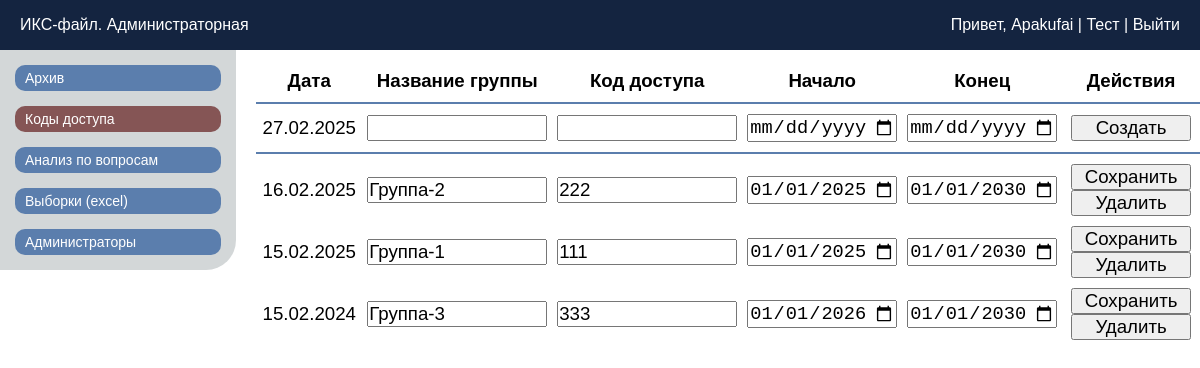
Page /cab_codes (signed in) on the committed database.
### tables this page shows
CREATE TABLE ISeC_accessCodes (
    codeId TEXT PRIMARY KEY,
    testGroup TEXT UNIQUE,
    code TEXT UNIQUE,
    dateFrom TEXT,
    dateUntil TEXT
);

### app.py (the view)
@app.route('/cab_codes')
def cab_codes():
    if 'adminName' not in session:
        return redirect(url_for('cab_login'))
    conn = get_db_connection()
    cursor = conn.cursor()
    cursor.execute("SELECT codeId, testGroup, code, dateFrom, dateUntil FROM ISeC_accessCodes")
    access_codes = cursor.fetchall()
    conn.close()
    codes_list = []
    for row in access_codes:
        codes_list.append({
            'code_id': row[0],
            'test_group': row[1],
            'code': row[2],
            'start_date': datetime.strptime(row[3], '%Y-%m-%d').date().strftime('%Y-%m-%d'),
            'end_date': datetime.strptime(row[4], '%Y-%m-%d').date().strftime('%Y-%m-%d')
        })
    def sort_key(item):
        date_str = item['test_group'][:10]  # Берем первые 10 символов
        group_name_str = item['test_group'][11:]  # От 10 до последнего символа
        date_parts = date_str.split('.')  # Разбиваем по точкам
        formatted_date = f"{date_parts[2]}{date_parts[1]}{date_parts[0]}"  # YYYYMMDD
        return (formatted_date, group_name_str)  # Сначала по дате, потом по имени группы
    sorted_codes_list = sorted(codes_list, key=sort_key)
    sorted_codes_list.sort(key=lambda x: x['test_group'][:10], reverse=True)
    return render_template('cab_codes.html', accessRows=sorted_codes_list)

### app.py (called while the page is built)
def get_db_connection():
    try:
        db_path = os.path.join(os.path.dirname(__file__), 'database/ISeC_database.db')
        if not os.path.exists(db_path):
            print(f"База данных не найдена по пути: {db_path}")
        print("Попытка подключения к базе данных...")
        conn = sqlite3.connect(db_path)  # Укажите путь к вашей базе данных
        conn.row_factory = sqlite3.Row  # Позволяет обращаться к столбцам по именам
        print("Подключение успешно.")
        return conn
    except sqlite3.Error as e:
        print(f"Ошибка подключения к базе данных: {e}")
        return None

### templates/cab_codes.html (shortened to what this page needs)
<!doctype html>
<html lang="ru">
<head>
	<link rel="stylesheet" href="{{ url_for('static', filename='css/style_adminCab.css') }}">
</head>
<body>
	<header class="header">
		<div class="header_ISeC">ИКС-файл. Администраторная</div>
		<div class="header_admin">
			<span>
				Привет, <a href="{{ url_for('index') }}">{{ session['adminName'] }}</a> |
				<a href="{{ url_for('index') }}">Тест</a> |
				<a href="{{ url_for('cab_logout') }}">Выйти</a>
			</span>
		</div>
	</header>
	<main class="main">
		<div class="side_menu">
			<button class="btn_sidelink" onclick="window.location.href='http://127.0.0.1:5000/cab_archive'">
				Архив
			</button>
			<button class="btn_sidelink_actual" onclick="window.location.href='http://127.0.0.1:5000/cab_codes'">
				Коды доступа
			</button>
			<button class="btn_sidelink" onclick="window.location.href='http://127.0.0.1:5000/cab_analysis'">
				Анализ по вопросам
			</button>
			<button class="btn_sidelink" onclick="window.location.href='http://127.0.0.1:5000/cab_excelgen'">
				Выборки (excel)
			</button>
			<button class="btn_sidelink" onclick="window.location.href='http://127.0.0.1:5000/cab_admins'">
				Администраторы
			</button>
		</div>
		<div class="central_codes">
			<table>
				<thead>
					<tr class="entrycode_head">
						<th class="entrycode_head_th_0">
							<p>Дата</p>
						</th>
						<th class="entrycode_head_th_1">
							<p>Название группы</p>
						</th>
						<th class="entrycode_head_th_2">
							<p>Код доступа</p>
						</th>
						<th class="entrycode_head_th_3">
							<p>Начало</p>
						</th>
						<th class="entrycode_head_th_4">
							<p>Конец</p>
						</th>
						<th colspan="2" class="entrycode_head_th_5">
							<p>Действия</p>
						</th>
					</tr>
				</thead>
				<tbody>
					<tr class="entrycode_block_create">
						<td class="entrycode_block_td_0" id="entrycode_block_td_0">
						</td>
						<td class="entrycode_block_td_1">
							<input type="text" name="test_group">
						</td>
						<td class="entrycode_block_td_2">
							<input type="text" name="code">
						</td>
						<td class="entrycode_block_td_3">
							<input type="date" name="start_date">
						</td>
						<td class="entrycode_block_td_4">
							<input type="date" name="end_date">
						</td>
						<td class="entrycode_block_td_5">
							<button onclick="createCode(this)">Создать</button>
						</td>
					</tr>
					{% for accessRow in accessRows %}
					<tr class="entrycode_block">
						<td class="entrycode_block_td_0">
							{{ accessRow.test_group[:10] }}
						</td>
						<td class="entrycode_block_td_1">
							<input type="text" name="test_group" value="{{ accessRow.test_group[11:] }}">
						</td>
						<td class="entrycode_block_td_2">
							<input type="text" name="code" value="{{ accessRow.code }}">
						</td>
						<td class="entrycode_block_td_3">
							<input type="date" name="start_date" value="{{ accessRow.start_date }}">
						</td>
						<td class="entrycode_block_td_4">
							<input type="date" name="end_date" value="{{ accessRow.end_date }}">
						</td>
						<td class="entrycode_block_td_5">
							<button code_id="{{ accessRow.code_id }}" onclick="updateCode(this)">Сохранить</button>
							<button code_id="{{ accessRow.code_id }}" test_group="{{ accessRow.test_group }}"
								onclick="deleteCode(this)">Удалить</button>
						</td>
					</tr>
					{% endfor %}
				</tbody>
			</table>
		</div>
	</main>
</body>
</html>

### static/css/style_adminCab.css (style rules this page uses)
* { margin: 0; padding: 0; box-sizing: border-box; }
body { font-family: Arial, sans-serif; background-color: #ffffff; }
.header { width: 100%; height: 50px; display: flex; justify-content: space-between; align-items: center; padding: 0 10px; color: #ffffff; background-color: #142440; }
.header_ISeC { padding-left: 10px; }
.header_admin { text-align: right; padding-right: 10px; }
a { text-decoration: none; color: inherit; background-color: transparent; }
.main { display: flex; flex-direction: row; }
.side_menu { padding-top: 15px; display: flex; flex-direction: column; width: 250px; background-color: #d3d7d8; height: 220px; gap: 15px; border-bottom-right-radius: 30px; }
.btn_sidelink { color: #ffffff; background-color: #5b7ead; text-align: left; font-size: 14px; margin: 0 15px; padding: 5px 0 5px 10px; border-radius: 10px; border: none; cursor: pointer; }
.btn_sidelink_actual { color: #ffffff; background-color: #855555; text-align: left; font-size: 14px; margin: 0 15px; padding: 5px 0 5px 10px; border-radius: 10px; border: none; cursor: pointer; }
.entrycode_head, .entrycode_block_create td { border-bottom: 2px solid #5b7ead; }
.entrycode_block_create td { padding: 10px 5px; }
.entrycode_head * { padding-bottom: 5px; }
.entrycode_block td { padding-top: 10px; }
.central_codes * { border-collapse: collapse; font-size: 14pt; }
.central_codes table { margin: 20px 0 0 20px; }
.entrycode_head_th_0 { width: 120px; }
.entrycode_block_td_0 { padding: 0 5px; text-align: center; }
.entrycode_head_th_1, .entrycode_block_td_1 input { width: 180px; }
.entrycode_block_td_1 { padding: 0 5px; }
.entrycode_head_th_2, .entrycode_block_td_2 input { width: 180px; }
.entrycode_block_td_2 { padding: 0 5px; }
.entrycode_head_th_3, .entrycode_block_td_3 input { width: 150px; }
.entrycode_block_td_3 { padding: 0 5px; }
.entrycode_head_th_4, .entrycode_block_td_4 input { width: 150px; }
.entrycode_block_td_4 { padding: 0 5px; }
.entrycode_block_td_5 { text-align: center; padding: 0 5px; width: 180px; }
.entrycode_block_td_5 button { width: 120px; }

### rows in the picture
ISeC_accessCodes: testGroup "16.02.2025", test_group "Группа-2", code "222", start_date "01/01/2025", end_date "01/01/2030"
ISeC_accessCodes: testGroup "15.02.2025", test_group "Группа-1", code "111", start_date "01/01/2025", end_date "01/01/2030"
ISeC_accessCodes: testGroup "15.02.2024", test_group "Группа-3", code "333", start_date "01/01/2026", end_date "01/01/2030"

### other values in the picture
{{ session['adminName'] }} "Apakufai"
